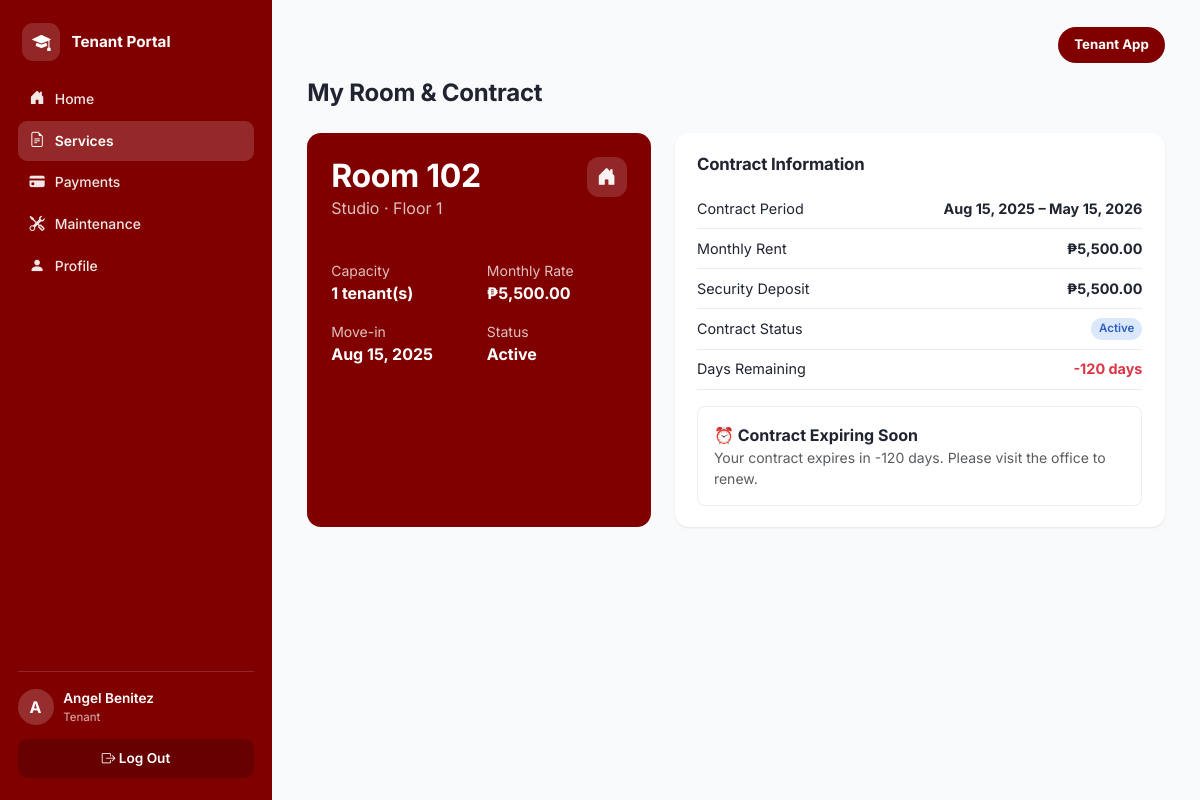
/tenant/services.php (signed in), run on the app's committed database.
### tables this page shows
CREATE TABLE dorm_rooms (
  room_id      INT UNSIGNED AUTO_INCREMENT PRIMARY KEY,
  room_number  VARCHAR(10)  NOT NULL,
  room_type    VARCHAR(50)  NOT NULL,         
  capacity     TINYINT UNSIGNED NOT NULL DEFAULT 1,
  monthly_rate DECIMAL(10,2) NOT NULL,
  floor_number TINYINT NOT NULL DEFAULT 1,
  status       ENUM('Available','Occupied','Under Maintenance','Reserved')
               NOT NULL DEFAULT 'Available',
  description  TEXT,
  date_added   TIMESTAMP NOT NULL DEFAULT CURRENT_TIMESTAMP,
  UNIQUE KEY uq_room_number (room_number),
  INDEX idx_room_status (status),
  INDEX idx_room_type (room_type)
);

CREATE TABLE tenants (
  tenant_id         INT UNSIGNED AUTO_INCREMENT PRIMARY KEY,
  user_id           INT UNSIGNED NOT NULL,
  room_id           INT UNSIGNED DEFAULT NULL,
  checkin_date      DATE DEFAULT NULL,
  checkout_date     DATE DEFAULT NULL,
  status            ENUM('Pending','Active','Evicted','Checked Out')
                    NOT NULL DEFAULT 'Pending',
  key_returned      BOOLEAN NOT NULL DEFAULT FALSE,
  approval_status   ENUM('Pending','Approved','Rejected')
                    NOT NULL DEFAULT 'Pending',
  rejection_reason  TEXT DEFAULT NULL,
  emergency_contact VARCHAR(100),
  emergency_phone   VARCHAR(20),
  date_registered   TIMESTAMP NOT NULL DEFAULT CURRENT_TIMESTAMP,
  CONSTRAINT fk_tenant_user FOREIGN KEY (user_id) REFERENCES users(user_id) ON DELETE CASCADE,
  CONSTRAINT fk_tenant_room FOREIGN KEY (room_id) REFERENCES dorm_rooms(room_id) ON DELETE SET NULL,
  UNIQUE KEY uq_tenant_user (user_id),
  INDEX idx_tenant_status (status),
  INDEX idx_tenant_approval (approval_status),
  INDEX idx_tenant_room (room_id)
);

CREATE TABLE contracts (
  contract_id      INT UNSIGNED AUTO_INCREMENT PRIMARY KEY,
  tenant_id        INT UNSIGNED NOT NULL,
  room_id          INT UNSIGNED NOT NULL,
  monthly_rent     DECIMAL(10,2) NOT NULL,
  security_deposit DECIMAL(10,2) NOT NULL DEFAULT 0,
  contract_start   DATE NOT NULL,
  contract_end     DATE NOT NULL,
  contract_status  ENUM('Active','Expiring Soon','Expired','Terminated')
                   NOT NULL DEFAULT 'Active',
  contract_file    VARCHAR(255) DEFAULT NULL,  
  created_at       TIMESTAMP NOT NULL DEFAULT CURRENT_TIMESTAMP,
  CONSTRAINT fk_contract_tenant FOREIGN KEY (tenant_id) REFERENCES tenants(tenant_id) ON DELETE CASCADE,
  CONSTRAINT fk_contract_room   FOREIGN KEY (room_id)   REFERENCES dorm_rooms(room_id),
  INDEX idx_contract_status (contract_status),
  INDEX idx_contract_end (contract_end)
);

### includes/functions.php (called while the page is built, shortened)
<?php
function clean(?string $value): string
{
    return htmlspecialchars(trim($value ?? ''), ENT_QUOTES, 'UTF-8');
}
function peso($amount): string
{
    return '₱' . number_format((float) $amount, 2);
}
function status_badge_class(string $status): string
{
    $map = [
        'Active'      => 'info',
        'Paid'        => 'success',
        'Approved'    => 'success',
        'Completed'   => 'success',
        'Available'   => 'success',
        'Pending'     => 'warning',
        'Ongoing'     => 'info',
        'Reserved'    => 'info',
        'Expiring Soon' => 'warning',
        'Overdue'     => 'danger',
        'Evicted'     => 'danger',
        'Rejected'    => 'danger',
        'Expired'     => 'danger',
        'Terminated'  => 'danger',
        'Occupied'    => 'secondary',
        'Checked Out' => 'secondary',
        'Under Maintenance' => 'secondary',
    ];
    return $map[$status] ?? 'secondary';
}
function days_until(string $date): int
{
    $target = new DateTime($date);
    $today  = new DateTime('today');
    return (int) $today->diff($target)->format('%r%a');
}

### includes/auth.php (called while the page is built, shortened)
<?php
function current_role(): ?string
{
    return $_SESSION['role'] ?? null;
}
function current_user_id(): ?int
{
    return $_SESSION['user_id'] ?? null;
}
function current_tenant(): ?array
{
    static $tenant = false;
    if ($tenant === false) {
        if (current_role() !== 'tenant') {
            $tenant = null;
        } else {
            $stmt = get_db()->prepare('SELECT * FROM tenants WHERE user_id = ?');
            $stmt->execute([current_user_id()]);
            $tenant = $stmt->fetch() ?: null;
        }
    }
    return $tenant;
}

### config/database.php (called while the page is built, shortened)
<?php
function get_db(): PDO
{
    static $pdo = null;
    if ($pdo === null) {
        $dsn = 'mysql:host=' . DB_HOST . ';dbname=' . DB_NAME . ';charset=utf8mb4';
        $options = [
            PDO::ATTR_ERRMODE            => PDO::ERRMODE_EXCEPTION,
            PDO::ATTR_DEFAULT_FETCH_MODE => PDO::FETCH_ASSOC,
            PDO::ATTR_EMULATE_PREPARES   => false,
        ];
        try {
            $pdo = new PDO($dsn, DB_USER, DB_PASS, $options);
        } catch (PDOException $e) {
            error_log('Database connection failed: ' . $e->getMessage());
            http_response_code(500);
            die('Database connection failed. Did you import database/schema.sql, '
              . 'and does config/database.php match your MySQL credentials? '
              . 'Check the PHP error log for the exact database error.');
        }
    }
    return $pdo;
}

### tenant/services.php (the view, shortened to what this page needs)
<?php
$db = get_db();
$tenant = current_tenant();
$room = null;
if ($tenant['room_id']) {
    $stmt = $db->prepare('SELECT * FROM dorm_rooms WHERE room_id = ?');
    $stmt->execute([$tenant['room_id']]);
    $room = $stmt->fetch();
}
$contract = null;
if ($room) {
    $stmt = $db->prepare("SELECT * FROM contracts WHERE tenant_id = ? ORDER BY contract_end DESC LIMIT 1");
    $stmt->execute([$tenant['tenant_id']]);
    $contract = $stmt->fetch();
}
include __DIR__ . '/../includes/header.php';
?>
<div class="page-header"><div><h1>My Room &amp; Contract</h1></div></div>
<?php if (!$room): ?>
  <div class="alert alert-info">No room has been assigned to you yet.</div>
<?php else: ?>
<div class="row g-4">
  <div class="col-md-5">
    <div class="room-detail-card">
      <div class="d-flex justify-content-between align-items-start">
        <div>
          <h2 class="mb-0">Room <?= clean($room['room_number']) ?></h2>
          <div class="opacity-75"><?= clean($room['room_type']) ?> · Floor <?= (int) $room['floor_number'] ?></div>
        </div>
        <span class="room-icon"><i class="bi bi-house-door-fill"></i></span>
      </div>
      <div class="row mt-4 g-3">
        <div class="col-6"><div class="opacity-75 small">Capacity</div><strong><?= (int) $room['capacity'] ?> tenant(s)</strong></div>
        <div class="col-6"><div class="opacity-75 small">Monthly Rate</div><strong><?= peso($room['monthly_rate']) ?></strong></div>
        <div class="col-6"><div class="opacity-75 small">Move-in</div><strong><?= $tenant['checkin_date'] ? clean(date('M j, Y', strtotime($tenant['checkin_date']))) : 'Not checked in yet' ?></strong></div>
        <div class="col-6"><div class="opacity-75 small">Status</div><strong><?= clean($tenant['status']) ?></strong></div>
      </div>
    </div>
  </div>
  <div class="col-md-7">
    <div class="panel">
      <div class="panel-header"><h2>Contract Information</h2></div>
      <?php if (!$contract): ?>
        <p class="text-muted py-3">No contract has been created for you yet — check with the admin office.</p>
      <?php else: $daysLeft = days_until($contract['contract_end']); ?>
        <div class="detail-row"><span>Contract Period</span><strong><?= clean(date('M j, Y', strtotime($contract['contract_start']))) ?> – <?= clean(date('M j, Y', strtotime($contract['contract_end']))) ?></strong></div>
        <div class="detail-row"><span>Monthly Rent</span><strong><?= peso($contract['monthly_rent']) ?></strong></div>
        <div class="detail-row"><span>Security Deposit</span><strong><?= peso($contract['security_deposit']) ?></strong></div>
        <div class="detail-row"><span>Contract Status</span><span class="badge badge-<?= status_badge_class($contract['contract_status']) ?>"><?= clean($contract['contract_status']) ?></span></div>
        <div class="detail-row"><span>Days Remaining</span><strong class="<?= $daysLeft <= 14 ? 'text-danger' : '' ?>"><?= $daysLeft ?> days</strong></div>
        <?php if ($daysLeft <= 30): ?>
          <div class="mt-3 p-3 rounded-3" style="border:1px solid var(--border);">
            <strong>⏰ Contract Expiring Soon</strong>
            <p class="text-muted small mb-0">Your contract expires in <?= $daysLeft ?> day<?= $daysLeft === 1 ? '' : 's' ?>. Please visit the office to renew.</p>
          </div>
        <?php endif; ?>
      <?php endif; ?>
    </div>
  </div>
</div>
<?php endif; ?>
<?php include __DIR__ . '/../includes/footer.php'; ?>

### assets/css/style.css (style rules this page uses)
:root { --maroon: #800000; --maroon-dark: #5c1115; --maroon-darker: #47080b; --maroon-light: #a12238; --maroon-soft: #fbeef0; --maroon-tint: rgba(255,255,255,.10); --bg: #f9fafc; --card-bg: #ffffff; --text: #1f2430; --text-muted: #6b7280; --border: #ebedf1; --radius: 14px; --radius-sm: 9px; --radius-lg: 22px; --shadow: 0 1px 3px rgba(20, 10, 12, 0.05), 0 1px 2px rgba(20, 10, 12, 0.04); --shadow-lg: 0 20px 50px rgba(40, 5, 10, .18); --blue-bg: #dbe7fb; --blue-text: #2f5fc4; --green-bg: #dcf3e3; --green-text: #1e8a4c; --amber-bg: #faf1c6; --amber-text: #9a7a09; --red-bg: #fadadb; --red-text: #c23b3f; --gray-bg: #e8e9ed; --gray-text: #5b6270; }
* { box-sizing: border-box; }
body { font-family: 'Inter', -apple-system, BlinkMacSystemFont, 'Segoe UI', sans-serif; background: var(--bg); color: var(--text); margin: 0; }
h1, h2, h3 { font-weight: 700; letter-spacing: -0.01em; }
.page-header { display: flex; justify-content: space-between; align-items: flex-start; gap: 1rem; flex-wrap: wrap; margin-bottom: 1.4rem; }
.page-header h1 { font-size: 1.5rem; margin: 0 0 .2rem; }
.panel { background: var(--card-bg); border-radius: var(--radius); padding: 1.3rem 1.4rem; box-shadow: var(--shadow); margin-bottom: 0; }
.panel-header { display: flex; justify-content: space-between; align-items: center; margin-bottom: .9rem; gap: .75rem; flex-wrap: wrap; }
.panel-header h2 { font-size: 1.05rem; margin: 0; }
.badge { font-weight: 600; font-size: .72rem; padding: .38em .7em; border-radius: 999px; }
.badge-info { background: var(--blue-bg); color: var(--blue-text); }
.room-detail-card { background: var(--maroon); color: #fff; border-radius: var(--radius); padding: 1.5rem; height: 100%; }
.room-icon { font-size: 1.2rem; width: 40px; height: 40px; border-radius: 12px; background: rgba(255,255,255,.16); display: flex; align-items: center; justify-content: center; opacity: .95; }
.detail-row { display: flex; justify-content: space-between; padding: .55rem 0; border-bottom: 1px solid var(--border); font-size: .9rem; }

### data on the page
dorm_rooms: room_number "102", room_type "Studio", floor_number "1", capacity "1", monthly_rate "₱5,500.00"
tenants: checkin_date "Aug 15, 2025", status "Active"
contracts: contract_start "Aug 15, 2025", contract_end "May 15, 2026", monthly_rent "₱5,500.00", security_deposit "₱5,500.00", contract_status "Active", contract_end "-120"

### other printed values
$label "Home"
$label "Services"
$label "Payments"
$label "Maintenance"
$label "Profile"
substr($_SESSION['first_name'] ?? '?', 0, 1) "A"
$role "Tenant"
